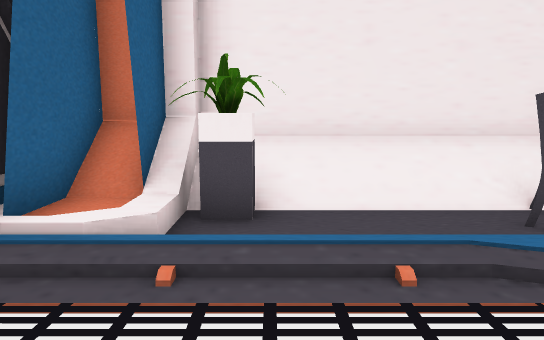
View 1 (above)

12 first-person views from a walk through a Unity game level. The camera is 1.3 m above the floor, tilts 8° down and sees 70° across. The floor is counted in squares, 1 m on a side. Each view is taken from the middle of a square. On the plan, view 1 faces up. The plan holds only what a view shows up to about 16 squares ahead; the rest is blank. The place goes on beyond the plan. The player is left out.

View 2
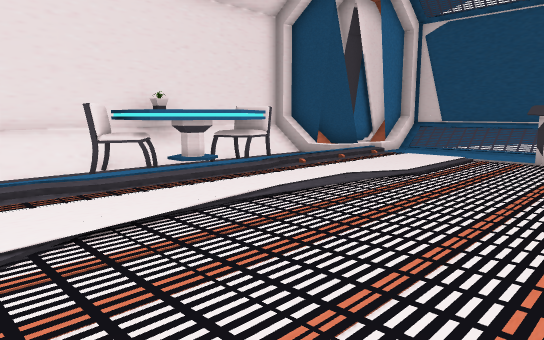

View 3
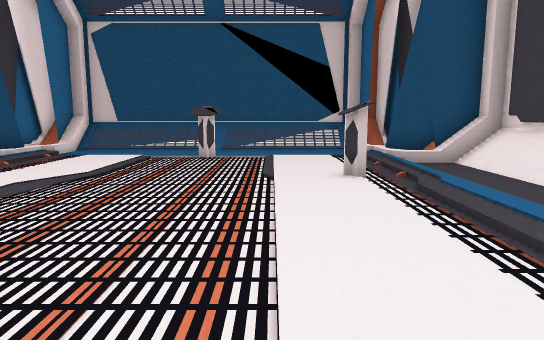

View 4
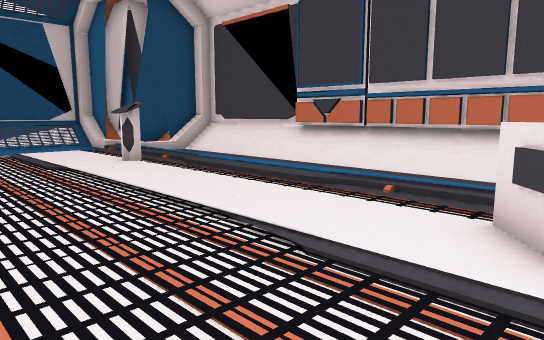

View 5
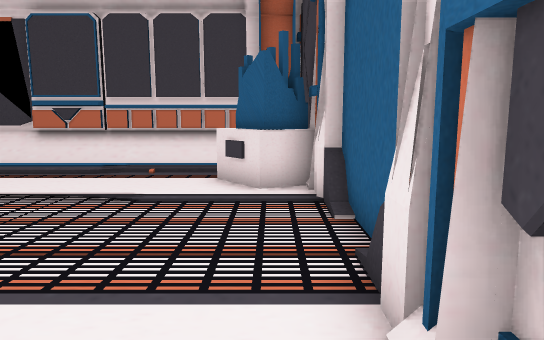

View 6
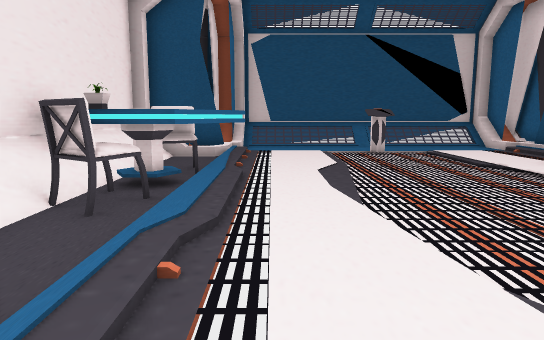

View 7
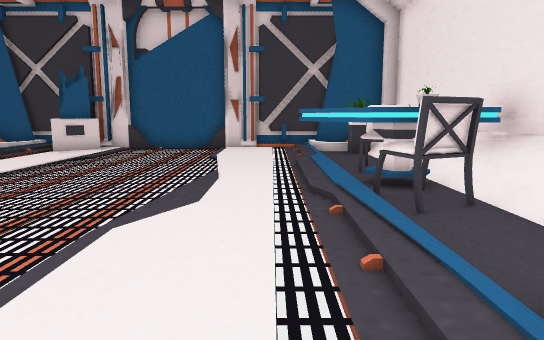

View 8
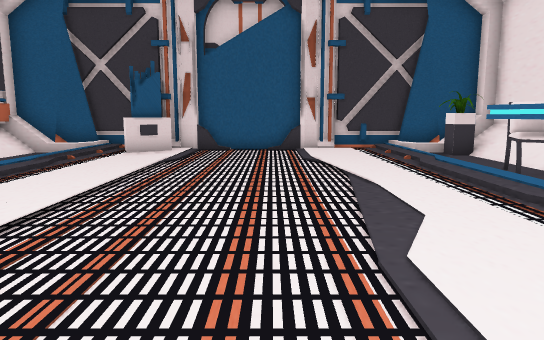

View 9
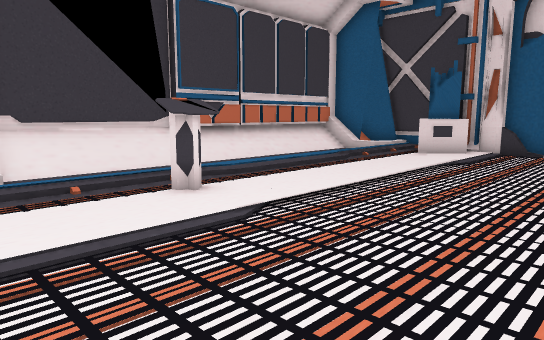

View 10
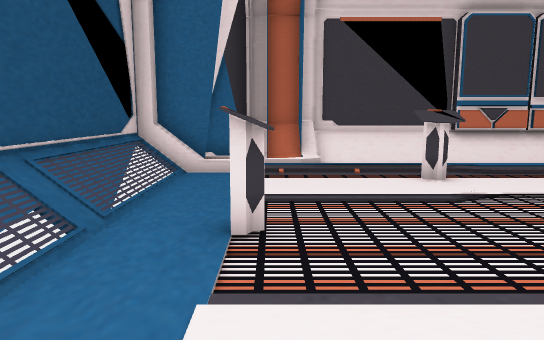

View 11
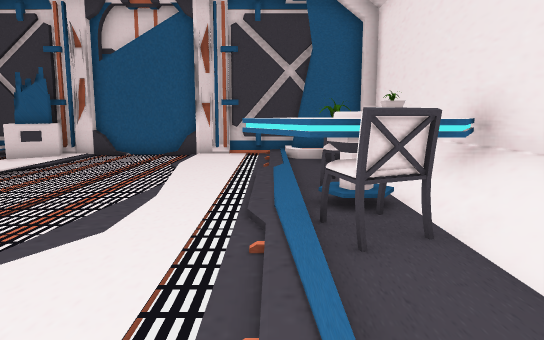

View 12
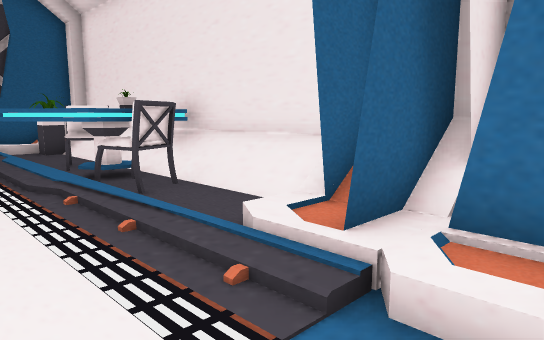

### Floor plan
Key: @ floor where view 1 was taken; # wall or solid block; . main floor; : floor 0.25 m higher than the main floor; / step, stairs or slope; = window, fence, low wall or low ledge; ^ raised ledge; O other object.
Columns run from 3 left of view 1 to 16 right of it. Each row starts with its distance up from view 1.
  7       ######
  6 ########OO######
  5 ##OO..OOOOOO..####
  4 #/O///OOOOOO///#:##
  3 #/////:OOOO///////##
  2 #................./=
  1 #................./=
  0 #..@............../=
 -1 #................./=
 -2 #..............OO./=
 -3 #................./=
 -4 #................./=
 -5 ###.............../=
 -6 ###........^/...../=
 -7 #/////::::///////###
 -8 #:/      .....:####
 -9 ## ///////////###
-10  ###############

Where each view was taken, in squares from view 1:
view 1: 0 up, 0 right, facing up
view 2: 4 down, 0 right, facing up-right
view 3: 4 down, 0 right, facing right
view 4: 1 down, 2 left, facing down-right
view 5: 3 up, 2 left, facing down
view 6: 2 up, 2 left, facing right
view 7: 2 up, 13 right, facing left
view 8: 1 down, 12 right, facing left
view 9: 0 up, 12 right, facing down-left
view 10: 3 up, 12 right, facing down
view 11: 3 up, 12 right, facing left
view 12: 1 up, 14 right, facing up-left
